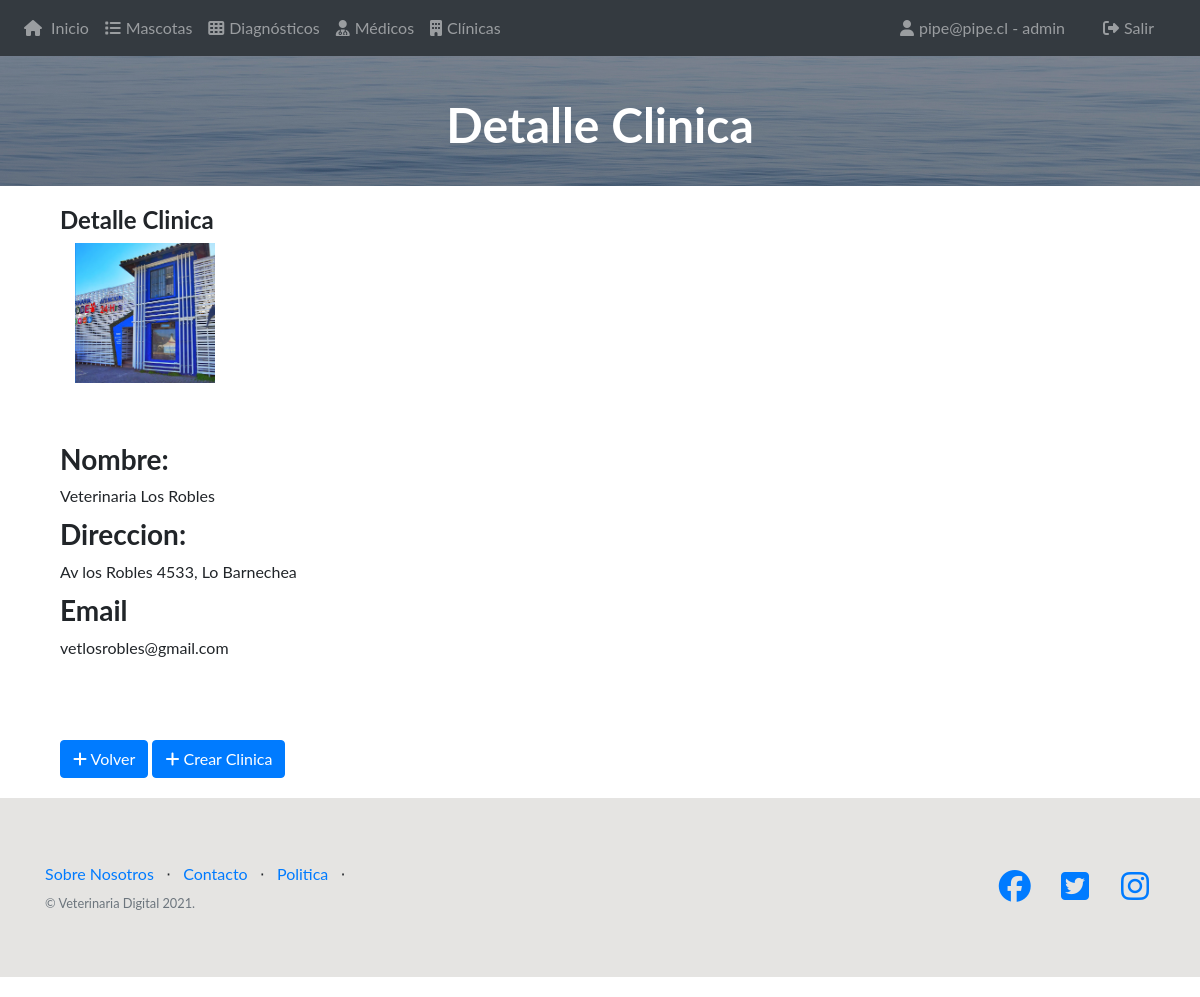
The page /clinica/detalle/1 (signed in) on the database its author committed.
### vet/models.py (models this page shows, shortened)
class CustomUser(AbstractBaseUser, PermissionsMixin):
    email = models.EmailField(_('email address'), unique=True)
    username = models.CharField(max_length=264)
    is_staff = models.BooleanField(default=False)
    is_active = models.BooleanField(default=True)
    date_joined = models.DateTimeField(default=timezone.now)
    rol = models.CharField(max_length=12, default="cliente")
    profile_pic = models.ImageField(upload_to='user_profile', blank=True)
    clinicas = models.ManyToManyField(Clinica)
    USERNAME_FIELD = 'email'
    REQUIRED_FIELDS = []
    objects = CustomUserManager()

class Clinica(models.Model):
    nombre = models.CharField(max_length=50)
    direccion = models.TextField()
    email = models.EmailField(max_length=50)
    fono = models.CharField(max_length=15)
    profile_pic = models.ImageField(upload_to='clinica_profile', blank=True)
    created_at = models.DateTimeField(auto_now_add=True)

### vet/views/views.py (the view)
# urls.py: path('clinica/detalle/<int:idClinica>', views.clinicaDetalle, name="clinica-detalle"),
def clinicaDetalle(request, idClinica):
    clinicas = Clinica.objects.filter(id=idClinica)
    clinica = clinicas[0]
    if not request.user.is_authenticated:
        return redirect('/accounts/login/')
    print("USUARIO:", request.user.rol)
    return render(request, 'clinicas/detalle.html', {"clinica":clinica})

### vet/templates/clinicas/detalle.html (shortened to what this page needs)
{% extends "base.html" %}
{% block content %}
<body>
    <header class="masthead text-white text-center hola" style="padding: 40px;">
        <div class="overlay"></div>
        <div class="container" style="height: 50px;">
                <div class="col-xl-9 mx-auto">
                    <h1 class="mb-5">Detalle Clinica</h1>
                </div>
            </div>
    </header>
    <div class="container" style="margin-top: 20px">
        <div class="container">
            <h4>Detalle Clinica</h4>
                <div class="col-md-4">
                    {% if clinica.profile_pic %}
                    <img src="{{clinica.profile_pic.url}}" height="140" width="140" class="radius" alt="User-Profile-Image">
                    {% endif %}
                </div>
                <div class="row" style="margin-top: 60px">
                    <div class="col-md-8">
                        <h3>Nombre:  </h3>
                        {{clinica.nombre}}
                    </div>
                </div>
                <div class="row" style="margin-top: 10px">
                    <div class="col-md-8">
                        <h3>Direccion: </h3>
                        {{ clinica.direccion }}
                    </div>
                </div>
                <div class="row" style="margin-top: 10px">
                    <div class="col-md-8">
                        <h3> Email  </h3>
                        {{clinica.email}}
                    </div>
                </div>
                {% if user.rol == 'admin' %}
                <a class="btn btn-primary" href="{% url 'vet:clinica-list' %}"><i class="fa fa-plus"></i> Volver</a>
                <a class="btn btn-primary" href="{% url 'vet:clinica-crear'  %}"><i class="fa fa-plus"></i> Crear Clinica</a>
                {% endif %}
                </div>
        </div>
</body>
{% endblock %}

### vet/templates/base.html (shortened to what this page needs)
<!DOCTYPE html>
{% load static %}
<html lang="es">
<head>
  <link rel="stylesheet" href="https://cdn.jsdelivr.net/npm/normalize.css@8.0.0/normalize.min.css">
  <link rel="stylesheet" href="https://cdn.jsdelivr.net/npm/bootstrap@4.1.3/dist/css/bootstrap.min.css">
  <link rel="stylesheet" href="https://cdn.jsdelivr.net/npm/font-awesome@4.7.0/css/font-awesome.min.css">
  <link rel="stylesheet" href="https://cdn.jsdelivr.net/gh/lykmapipo/themify-icons@0.1.2/css/themify-icons.css">
  <link rel="stylesheet"
    href="https://cdn.jsdelivr.net/npm/pixeden-stroke-7-icon@1.2.3/pe-icon-7-stroke/dist/pe-icon-7-stroke.min.css">
  <link rel="stylesheet" href="https://cdnjs.cloudflare.com/ajax/libs/flag-icon-css/3.2.0/css/flag-icon.min.css">
  <link href="https://maxcdn.bootstrapcdn.com/bootstrap/4.0.0-alpha.6/css/bootstrap.min.css" rel="stylesheet" />
  <link rel="stylesheet" href="{% static '/css/master.css' %}">
  <link rel="stylesheet" href="{% static '/css/styles.css' %}">
  <link rel="stylesheet" href="{% static '/css/font-awesome.min.css' %}">
  <link rel="stylesheet" href="//cdn.datatables.net/1.10.24/css/jquery.dataTables.min.css">
</head>
<body>
  <nav class="navbar navbar-expand-md navbar-dark bg-dark">
    <div class="navbar-collapse collapse w-100 order-1 order-md-0 dual-collapse2">
      <ul class="navbar-nav mr-auto">
        {% if user.is_authenticated %}
          <li class="nav-item">
            <a class="nav-link" href="{% url 'vet:index' %}"> <i class="fa fa-home" style="margin-right: 5px;"></i> Inicio</a>
          </li>
          {% if user.rol == 'admin' %}
          <li class="nav-item">
            <a class="nav-link" href="{% url 'vet:mascotas-list' 'id' %}"> <i class="fa fa-list" style="margin-right: 5px;"></i>Mascotas</a>
          </li>
          {% endif %}
          {% if user.rol == 'admin' %}
          <li class="nav-item">
            <a class="nav-link" href="{% url 'vet:diagnosticos-list-all' %}"> <i class="fa fa-th" style="margin-right: 5px;"></i>Diagnósticos</a>
          </li>
          {% endif %}
          {% if user.rol == 'admin' %}
          <li class="nav-item">
            <a class="nav-link" href="{% url 'vet:medicos-list' %}"> <i class="fa fa-user-md" style="margin-right: 5px;"></i>Médicos</a>
          </li>
          {% endif %}
          {% if user.rol == 'admin' %}
          <li class="nav-item">
            <a class="nav-link" href="{% url 'vet:clinica-list' %}"> <i class="fa fa-building" style="margin-right: 5px;"></i>Clínicas</a>
          </li>
          {% endif %}
        {% else %}
          <li class="nav-item">
            <a class="nav-link" href="{% url 'vet:index' %}"> <i class="fa fa-home" style="margin-right: 5px;"></i> Inicio</a>
          </li>
        {% endif %}
      </ul>
      <ul class="navbar-nav ml-auto">
        {% if user.is_authenticated %}
        <li class="nav-item borde-right">
            <a class="nav-link" style="padding-right: 30px;" href="{% url 'vet:perfil' %}"> <i class="fa fa-user" style="margin-right: 5px;"></i>{{user.email}} - {{user.rol}}</a>
        </li>
        <li class="nav-item borde-right">
            <a class="nav-link" style="padding-right: 30px;" href="{% url 'vet:salir' %}"> <i class="fa fa-sign-out" style="margin-right: 5px;"></i>Salir</a>
        </li>
        {% else %}
        <li class="nav-item borde-right">
          <a class="nav-link" style="padding-right: 30px;" href="{% url 'login' %}"> <i class="fa fa-sign-in" style="margin-right: 5px;"></i>Iniciar sesión</a>
        </li>
        {% endif %}
      </ul>
    </div>
  </nav>
  {% block content %}
  {% endblock %}
  <footer class="footer backg" style="position: initial;margin-top: 20px;">
    <div class="container">
      <div class="row">
        <div class="col-lg-6 h-100 text-center text-lg-left my-auto">
          <ul class="list-inline mb-2">
            <li class="list-inline-item">
              <a href="#">Sobre Nosotros</a>
            </li>
            <li class="list-inline-item">&sdot;</li>
            <li class="list-inline-item">
              <a href="#">Contacto</a>
            </li>
            <li class="list-inline-item">&sdot;</li>
            <li class="list-inline-item">
              <a href="#">Politica</a>
            </li>
            <li class="list-inline-item">&sdot;</li>
          </ul>
          <p class="text-muted small mb-4 mb-lg-0">&copy; Veterinaria Digital 2021.</p>
        </div>
        <div class="col-lg-6 h-100 text-center text-lg-right my-auto">
          <ul class="list-inline mb-0">
            <li class="list-inline-item mr-3">
              <a href="#">
                <i class="fab fa-facebook fa-2x fa-fw"></i>
              </a>
            </li>
            <li class="list-inline-item mr-3">
              <a href="#">
                <i class="fab fa-twitter-square fa-2x fa-fw"></i>
              </a>
            </li>
            <li class="list-inline-item">
              <a href="#">
                <i class="fab fa-instagram fa-2x fa-fw"></i>
              </a>
            </li>
          </ul>
        </div>
      </div>
    </div>
  </footer>
</body>
</html>

### vet/static/css/master.css (style rules this page uses)
body { font-family: 'Lato', 'Helvetica Neue', Helvetica, Arial, sans-serif; position: relative; min-height: 100vh; }
h1, h2, h3, h4, h5, h6 { font-family: 'Lato', 'Helvetica Neue', Helvetica, Arial, sans-serif; font-weight: 700; }
header.masthead { position: relative; background-color: #343a40; background: url("/static/img/bg-masthead.jpg") no-repeat center center; background-size: cover; padding-top: 8rem; padding-bottom: 8rem; }
header.masthead .overlay { position: absolute; background-color: #212529; height: 100%; width: 100%; top: 0; left: 0; opacity: 0.3; }
header.masthead h1 { font-size: 2rem; }
@media (min-width: 768px) { header.masthead { padding-top: 12rem; padding-bottom: 12rem; } }
@media (min-width: 768px) { header.masthead h1 { font-size: 3rem; } }
footer.footer { padding-top: 4rem; padding-bottom: 4rem; bottom: 0px; width: 100%; margin-bottom: 20px; }
.backg { background-color: #E5E4E2; }

### rows shown on the page
CustomUser: email "pipe@pipe.cl", rol "admin"
Clinica: profile_pic (picture), nombre "Veterinaria Los Robles", direccion "Av los Robles 4533, Lo Barnechea", email "vetlosrobles@gmail.com"
